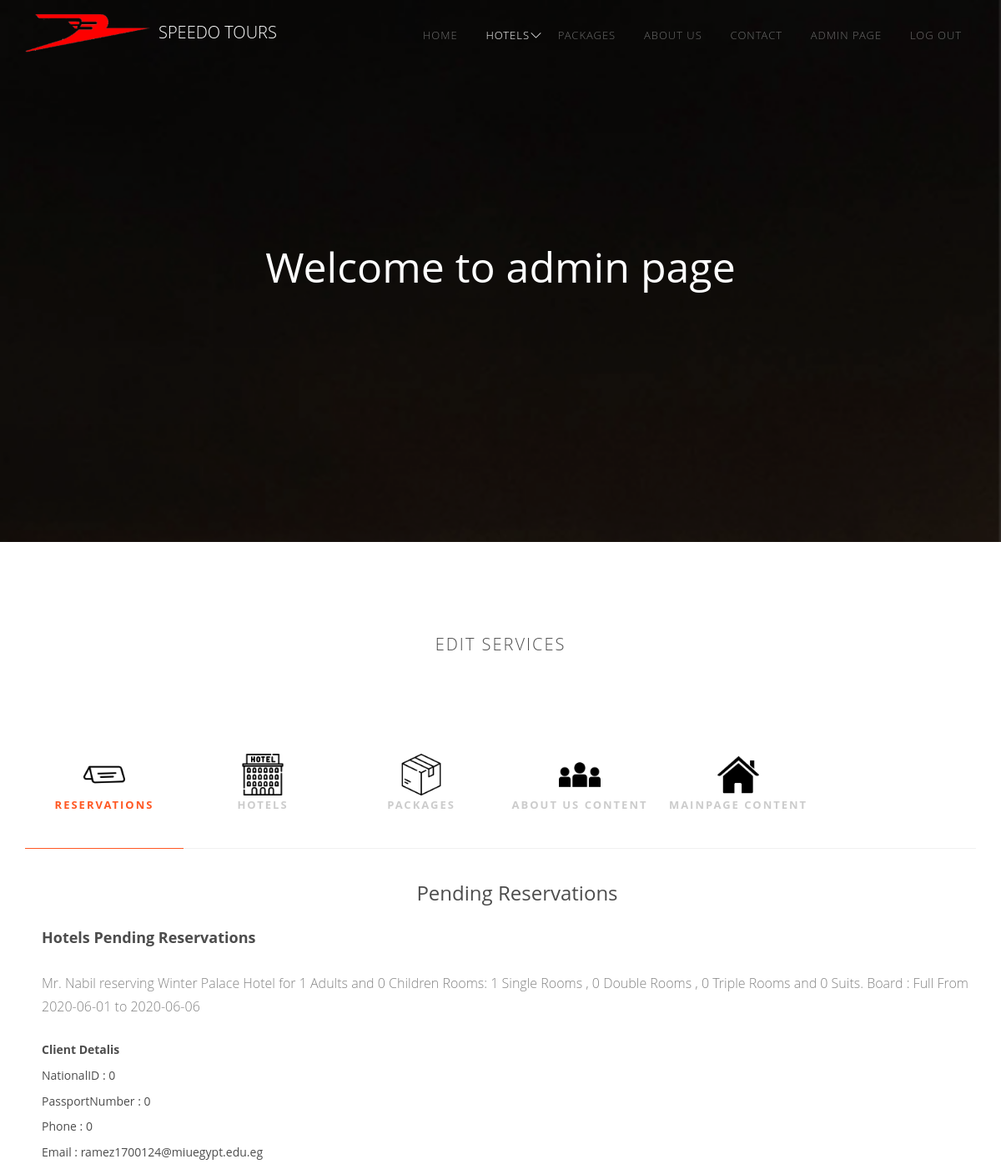
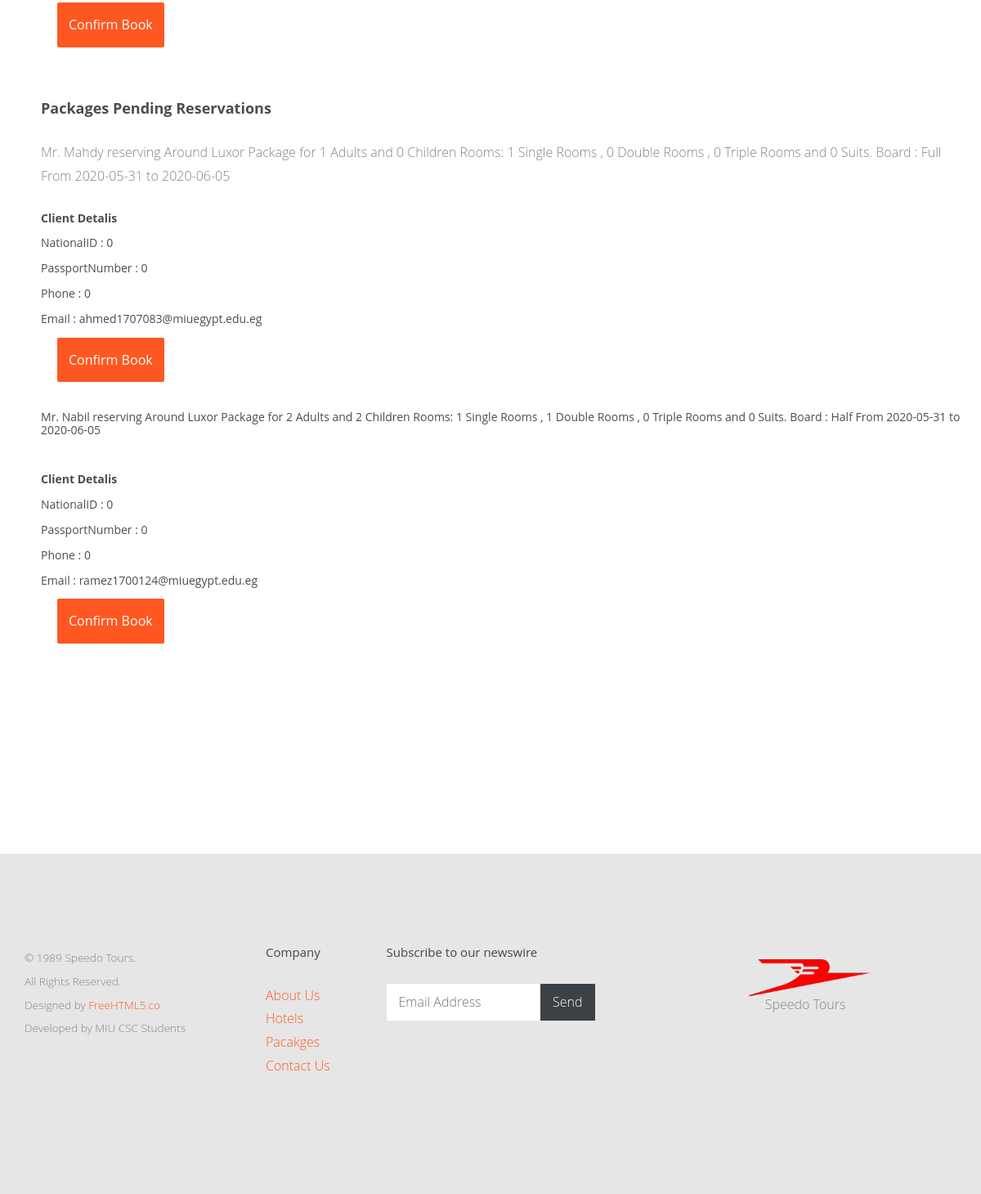
/Admin.php (signed in), run on the app's committed database (2 pictures, top to bottom).
### tables this page shows
CREATE TABLE `reserves` (
  `ReserveID` int(11) NOT NULL,
  `GuestId` int(11) DEFAULT NULL,
  `PackageId` int(11) DEFAULT NULL,
  `HotelId` int(11) DEFAULT NULL,
  `NoofChildren` int(11) NOT NULL,
  `NoofAdults` int(11) NOT NULL,
  `DateIn` date NOT NULL,
  `Suspended` set('Enabled','Disabled') NOT NULL DEFAULT 'Enabled',
  `DateOut` date DEFAULT NULL,
  `NoOfSingleRooms` int(11) NOT NULL,
  `NoOfDoubleRooms` int(11) NOT NULL,
  `NoOfTripleRooms` int(11) NOT NULL,
  `NoOfSuits` int(11) NOT NULL,
  `BoardType` set('Full','Half') NOT NULL,
  `price` int(11) NOT NULL,
  `Status` set('Waiting for approval','Approved and reserved','','') NOT NULL,
  `Ended` set('TRUE','FALSE','','') NOT NULL
);

CREATE TABLE `guest` (
  `GuestID` int(11) NOT NULL,
  `FirstName` varchar(20) NOT NULL,
  `LastName` varchar(20) NOT NULL,
  `Gender` set('MALE','FEMALE','OTHER') NOT NULL,
  `Age` int(3) NOT NULL,
  `NationalID` int(11) NOT NULL,
  `PassportNumber` int(9) NOT NULL,
  `Phone` int(11) NOT NULL,
  `Country` varchar(15) NOT NULL,
  `Email` varchar(50) NOT NULL,
  `Username` varchar(50) NOT NULL,
  `Password` varchar(50) NOT NULL,
  `BankAccount` int(20) NOT NULL,
  `Suspended` set('Enabled','Disabled') NOT NULL DEFAULT 'Enabled',
  `Image` longtext NOT NULL
);

CREATE TABLE `hotel` (
  `HotelID` int(11) NOT NULL,
  `Name` varchar(30) NOT NULL,
  `NumberofRooms` int(11) NOT NULL,
  `overview` varchar(140) NOT NULL,
  `description` mediumtext NOT NULL,
  `WiFI` set('TRUE','FALSE') NOT NULL,
  `Swimming_Pool` set('TRUE','FALSE') NOT NULL,
  `Spa` set('TRUE','FALSE') NOT NULL,
  `Gym` set('TRUE','FALSE') NOT NULL,
  `Bar` set('TRUE','FALSE') NOT NULL,
  `Restaurant` set('TRUE','FALSE') NOT NULL,
  `Pets` set('TRUE','FALSE') NOT NULL,
  `featured` set('feature','header','false') NOT NULL DEFAULT 'false',
  `FeaturedMainSilder` set('TRUE','FALSE') NOT NULL,
  `Suspended` set('Enabled','Disabled') NOT NULL DEFAULT 'Enabled',
  `location` varchar(20) NOT NULL,
  `PriceSingle` int(11) NOT NULL,
  `PriceDouble` int(11) NOT NULL,
  `PriceTriple` int(11) NOT NULL,
  `PriceSuites` int(11) NOT NULL,
  `stars` int(11) NOT NULL
);

CREATE TABLE `packages` (
  `PackageID` int(11) NOT NULL,
  `CruiseID` int(11) DEFAULT NULL,
  `PackageName` varchar(60) NOT NULL,
  `ReserveLimit` int(11) NOT NULL,
  `HotelID` int(11) DEFAULT NULL,
  `Price` int(11) NOT NULL,
  `TourGuide` set('TRUE','FALSE') DEFAULT NULL,
  `Transportation` set('TRUE','FALSE') NOT NULL,
  `TouristMap` set('TRUE','FALSE') NOT NULL,
  `BoardType` set('Full','Half') NOT NULL,
  `NumberofDays` int(11) NOT NULL,
  `NumberofNights` int(11) NOT NULL,
  `Suspended` set('Enabled','Disabled') NOT NULL DEFAULT 'Enabled',
  `DateIn` date NOT NULL,
  `DateOut` date NOT NULL,
  `Overview` mediumtext NOT NULL,
  `Description` mediumtext NOT NULL
);

### app/model/model.php (called while the page is built)
<?php
require_once("app/db/Dbh.php");
abstract class Model{
    protected $db;
    protected $conn;
    public function connect(){
        if(null === $this->conn ){
            $this->db = new Dbh();
            $this->conn = $this->db->connect();
        }
        return $this->db;
    }
}
?>

### app/db/Dbh.php (called while the page is built, shortened)
<?php
class DBh{
    private $servername;
    private $username;
    private $password;
    private $dbname;
    private $conn;
    function __construct() {
        $this->servername = DB_SERVER;
        $this->username = DB_USER;
        $this->password = DB_PASS;
        $this->dbname = DB_DATABASE;
      }
    public function connect(){
        $this->conn = new mysqli($this->servername, $this->username, $this->password, $this->dbname);
        return $this->conn;
    }
    public function getConn(){
        return $this->conn;
    }
}
?>

### app/view/AdminView.php (called while the page is built, shortened)
<?php
class AdminView extends View
{
    public function output()
    {
        $this->model->ReadPendingReservations();
    }
    public function OutofPendingPackagesReservations()
    {
        $this->model->ReadPendingReservations2();
    }
    public function ReadEditHotels(){
        $this->model->ReadEditHotelsSection();
    }
    public function ReadSuspendHotels(){
        $this->model->ReadSuspendHotelsSection();
    }
    public function ReadEditPackages(){
        $this->model->ReadEditPackagesSection();
    }
    public function ReadSuspendPackages(){
        $this->model->ReadSuspendPackagesSection();
    }
    public function ReadEditEvents(){
        $this->model->ReadEditEventsSection();
    }
    public function ReadSuspendEvents(){
        $this->model->ReadSuspendEventsSection();
    }
    public function ReadMainSliderHotels(){
        $this->model->ReadMainSliderHotelsSection();
    }
    public function ReadFeaturedHotels(){
        $this->model->ReadFeaturedHotelsSection();
    }
    public function ReadPReviews(){
        $this->model->ReadPackagesReviews();
    }
    public function ReadHReviews(){
        $this->model->ReadHotelsReviews();
    }
    public function ReadCruises(){
        $this->model->ReadCruises();
    }
    public function ReadHotels(){
        $this->model->ReadHotels();
    }
}
?>

### app/model/AdminModel.php (the view, shortened to what this page needs)
<html>
<head><script src="js/sweetalert.min.js"></script>
</head>
<body>
<?php
  require_once("app/model/model.php");
?>
<?php
class Admin extends Employee implements ireviewhotels,ireviewpackages {
    function ReadPendingReservations()
    {
        $sql="SELECT guest.LastName,guest.NationalID ,guest.PassportNumber,guest.Phone,guest.Email,Hotel.Name, reserves.NoofChildren ,reserves.NoofAdults ,reserves.DateIn ,reserves.DateOut, reserves.NoOfSingleRooms ,reserves.NoOfDoubleRooms
        ,reserves.NoOfTripleRooms, reserves.NoOfSuits ,reserves.BoardType,reserves.ReserveID
          from reserves
        INNER JOIN guest ON guest.GuestID=reserves.Guestid
        INNER JOIN Hotel ON reserves.HotelId=Hotel.HotelID
        where reserves.Suspended='Enabled' AND Packageid is null;";
        $Result = mysqli_query($this->db->getConn(),$sql);
        $rowcount=mysqli_num_rows($Result);
        if($rowcount > 0)
        {
            while($row=$Result->fetch_assoc())
            {
                echo'  <span>Mr. '.$row["LastName"].' reserving '.$row["Name"].' Hotel for '.$row["NoofAdults"].' Adults and '.$row["NoofChildren"].' Children Rooms:  '.$row["NoOfSingleRooms"].' Single Rooms , '.$row["NoOfDoubleRooms"].' Double Rooms
                , '.$row["NoOfTripleRooms"].' Triple Rooms and '.$row["NoOfSuits"].' Suits. Board : '.$row["BoardType"].' From '.$row["DateIn"].' to '.$row["DateOut"].'
                </span>
                <br><br>
                <h5><Strong>Client Detalis</strong></span>
                <br><br>
                <span>NationalID : '.$row["NationalID"].' </span>
                <br><br>
                <span>PassportNumber : '.$row["PassportNumber"].' </span>
                <br><br>
                <span>Phone : '.$row["Phone"].' </span>
                <br><br>
                <span>Email : '.$row["Email"].' </span>
                <br><br>
                <form action="" method="post">
                <input type="hidden" class="form-control" value="'.$row['ReserveID'].'" id="reserveid" name="reserveid">
                <input class="btn btn-primary mb-2" type="submit" name="confirmbook" id="confirmbook" style="margin-left:20px;" value="Confirm Book">
                </form>
                <br>
                <br>
                ';
            }
        }
        else
        {
            echo '<h4>No Data To Show</h4>';
        }
    }
    function ReadPendingReservations2()
    {
        $sql1="SELECT guest.LastName,guest.NationalID ,guest.PassportNumber,guest.Phone,guest.Email, packages.PackageName , reserves.NoofChildren ,reserves.NoofAdults ,packages.DateIn ,packages.DateOut, reserves.NoOfSingleRooms ,reserves.NoOfDoubleRooms
        ,reserves.NoOfTripleRooms, reserves.NoOfSuits ,reserves.BoardType,reserves.ReserveID
          from reserves
        INNER JOIN guest ON guest.GuestID=reserves.Guestid
        INNER JOIN packages ON reserves.PackageId=packages.PackageID
        where reserves.Suspended='Enabled' AND reserves.HotelId is null;";
        $Result1 = mysqli_query($this->db->getConn(),$sql1);
        $rowcount1=mysqli_num_rows($Result1);
        if($rowcount1 > 0)
        {
            while($row1=$Result1->fetch_assoc())
            {
                echo'  <span>Mr. '.$row1["LastName"].' reserving '.$row1["PackageName"].' Package for '.$row1["NoofAdults"].' Adults and '.$row1["NoofChildren"].' Children Rooms:  '.$row1["NoOfSingleRooms"].' Single Rooms , '.$row1["NoOfDoubleRooms"].' Double Rooms
                , '.$row1["NoOfTripleRooms"].' Triple Rooms and '.$row1["NoOfSuits"].' Suits. Board : '.$row1["BoardType"].' From '.$row1["DateIn"].' to '.$row1["DateOut"].'
                </span>
                <br><br>
                <h5><Strong>Client Detalis</strong></span>
                <br><br>
                <span>NationalID : '.$row1["NationalID"].' </span>
                <br><br>
                <span>PassportNumber : '.$row1["PassportNumber"].' </span>
                <br><br>
                <span>Phone : '.$row1["Phone"].' </span>
                <br><br>
                <span>Email : '.$row1["Email"].' </span>
                <br><br>
                <form action="" method="post">
                <input type="hidden" class="form-control" value="'.$row1['ReserveID'].'" id="reserveid" name="reserveid">
                <input class="btn btn-primary mb-2" type="submit" name="confirmbook" id="confirmbook" style="margin-left:20px;" value="Confirm Book">
                </form>
                <br>
                <br>
                ';
            }
        }
        else
        {
            echo '<h4>No Data To Show</h4>';
        }
    }
}
?>
</body>
</html>

### data on the page
reserves: GuestId.LastName "Nabil", HotelId.Name "Winter Palace", NoofAdults "1", NoofChildren "0", NoOfSingleRooms "1", NoOfDoubleRooms "0", NoOfTripleRooms "0", NoOfSuits "0", BoardType "Full", DateIn "2020-06-01", DateOut "2020-06-06", GuestId.NationalID "0", GuestId.PassportNumber "0", GuestId.Phone "0", GuestId.Email "ramez1700124@miuegypt.edu.eg"
reserves: GuestId.LastName "Mahdy", PackageId.PackageName "Around Luxor", NoofAdults "1", NoofChildren "0", NoOfSingleRooms "1", NoOfDoubleRooms "0", NoOfTripleRooms "0", NoOfSuits "0", BoardType "Full", PackageId.DateIn "2020-05-31", PackageId.DateOut "2020-06-05", GuestId.NationalID "0", GuestId.PassportNumber "0", GuestId.Phone "0", GuestId.Email "ahmed1707083@miuegypt.edu.eg"
reserves: GuestId.LastName "Nabil", PackageId.PackageName "Around Luxor", NoofAdults "2", NoofChildren "2", NoOfSingleRooms "1", NoOfDoubleRooms "1", NoOfTripleRooms "0", NoOfSuits "0", BoardType "Half", PackageId.DateIn "2020-05-31", PackageId.DateOut "2020-06-05", GuestId.NationalID "0", GuestId.PassportNumber "0", GuestId.Phone "0", GuestId.Email "ramez1700124@miuegypt.edu.eg"
